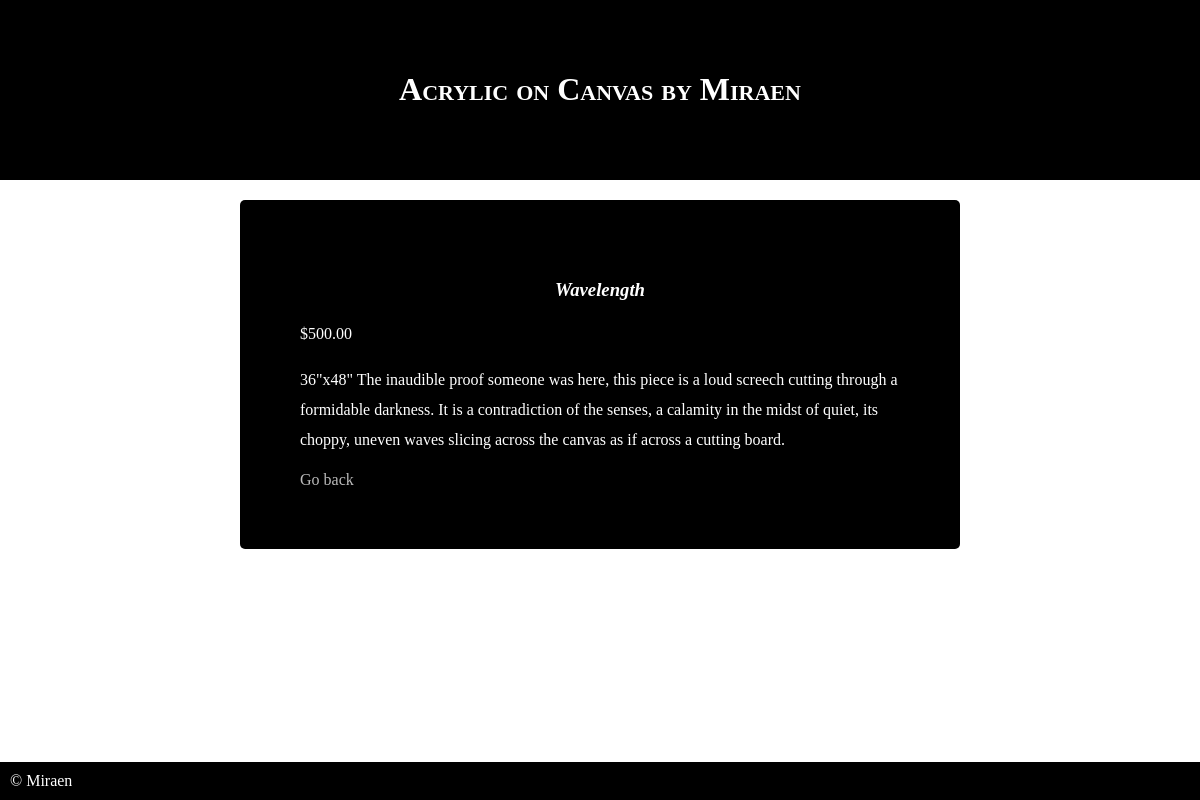
/products/4/, run on the app's committed database.
### myapp/models.py (models this page shows)
class Product(models.Model):
    name = models.CharField(max_length=255)
    price = models.DecimalField(max_digits=10, decimal_places=2,)
    description = models.TextField()

### myapp/views.py (the view)
# urls.py: path('products/<int:id>/', views.product_detail, name='product_detail'),
def product_detail(request, id):
    product = get_object_or_404(Product, id=id)
    return render(request, 'pages/show.html', {'product': product})

### myapp/templates/pages/show.html
{% extends "base.html" %}
{% block content %}
<section id="painting">
    <h3>{{ product.name }}</h3>
    <p>${{ product.price }}</p>
    <p>{{ product.description }}</p>
    <a href="{% url 'product_list' %}">Go back</a>
</section>
{% endblock %}

### static/store-app.css (style rules this page uses)
body { display: flex; flex-direction: column; min-height: 100vh; margin: 0px; }
h3 { font-family: 'Garamond', serif; font-style: italic; text-align: center; }
a { transition: color 0.3s ease-in-out; }
#painting { background-color: black; border-radius: 5px; color: white; display: block; max-width: 600px; margin: auto; margin-top: 20px; margin-bottom: 20px; padding: 60px; }
p { line-height: 30px; }
#painting a { color: rgb(187, 187, 187); text-decoration: none; }

### data on the page
Product: name "Wavelength", price "500.00", description "36\"x48\" The inaudible proof someone was here, this piece is a loud screech cutting through a formidable darkness. It is a contradiction of the senses, a calamity in the midst of quiet, its choppy, uneven waves slicing across the canvas as if across a cutting board."
